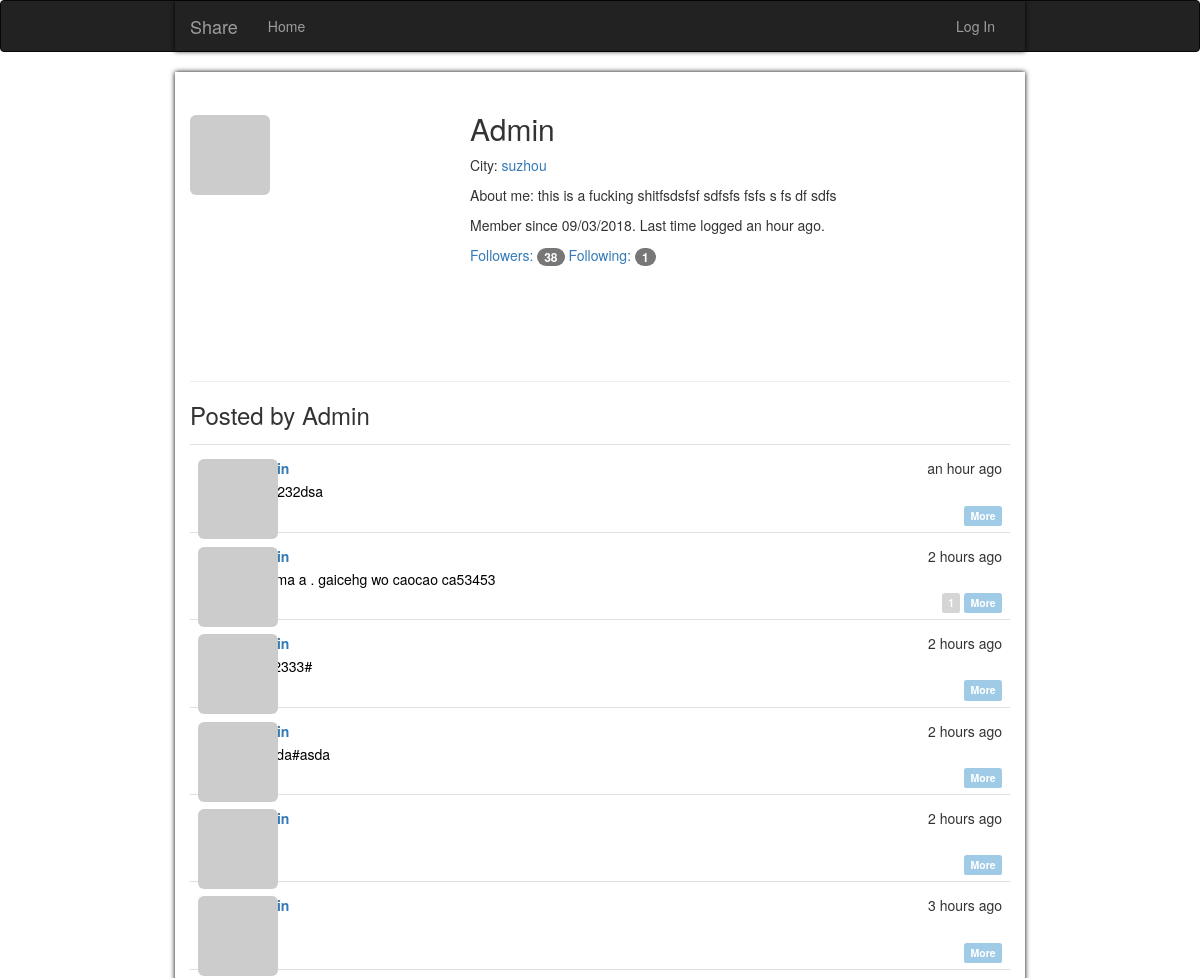
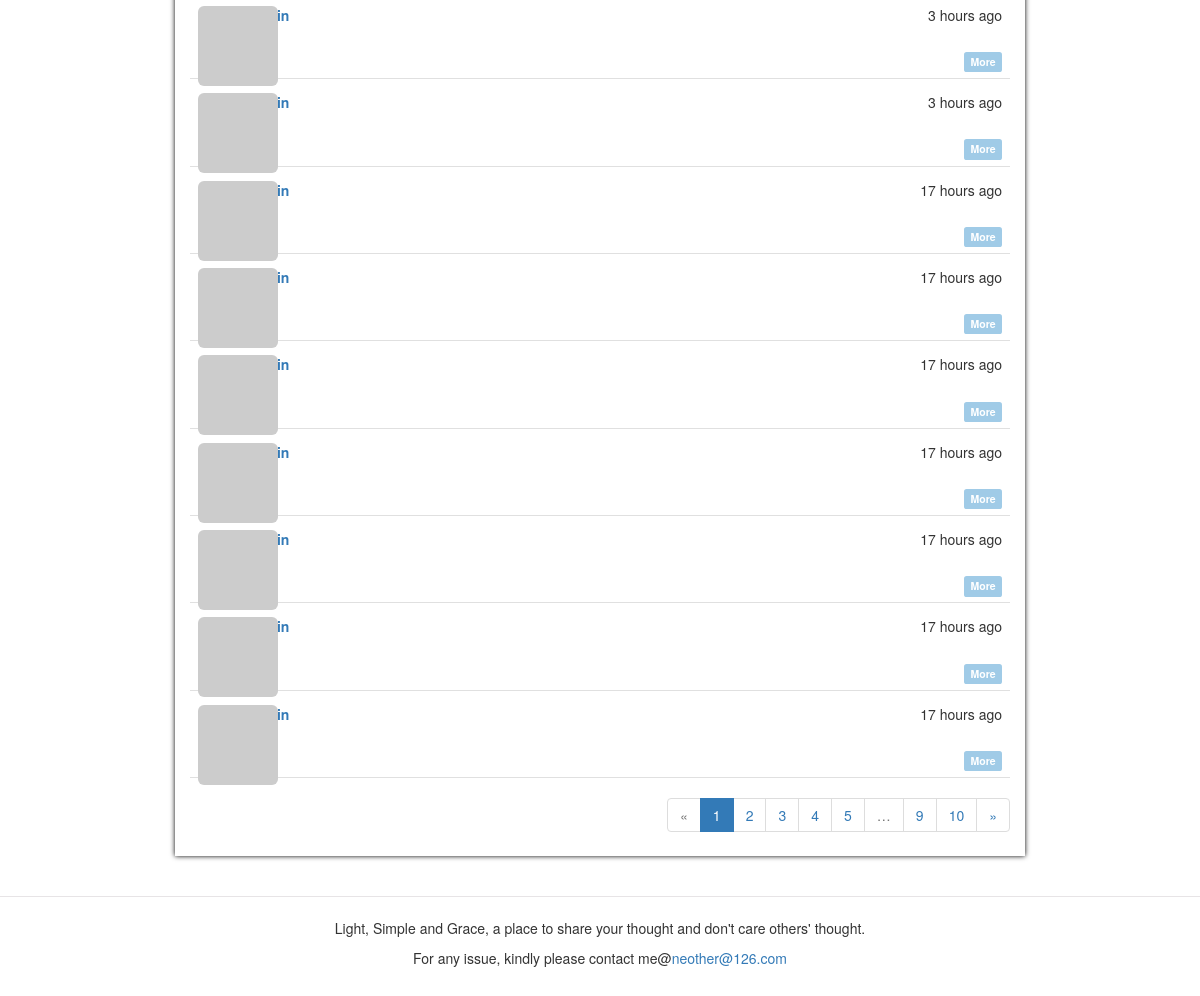
/user/Admin, run on the app's committed database (2 pictures, top to bottom).
### app/models.py (models this page shows, shortened)
class User(UserMixin, db.Model):
    __tablename__ = 'users'
    id = db.Column(db.Integer, primary_key=True)
    email = db.Column(db.String(64), unique=True, index=True)
    username = db.Column(db.String(64), unique=True, index=True)
    password_hash = db.Column(db.String(128))
    role_id = db.Column(db.Integer, db.ForeignKey('roles.id'))
    confirmed = db.Column(db.Boolean, default=False)
    showaboutme = db.Column(db.Boolean, default=False)
    location = db.Column(db.String(64))
    about_me = db.Column(db.Text())
    member_since = db.Column(db.DateTime(), default=datetime.utcnow)
    last_seen = db.Column(db.DateTime(), default=datetime.utcnow)
    avatar_hash = db.Column(db.String(32))
    posts = db.relationship('Post', backref='author',
                            lazy='dynamic', cascade='all, delete-orphan')
    comments = db.relationship('Comment', backref='author', lazy='dynamic')
    followed = db.relationship('Follow', foreign_keys=[Follow.follower_id], backref=db.backref(
        'follower', lazy='joined'), lazy='dynamic', cascade='all, delete-orphan')
    followers = db.relationship('Follow', foreign_keys=[Follow.followed_id], backref=db.backref(
        'followed', lazy='joined'), lazy='dynamic', cascade='all, delete-orphan')
    @property
    def password(self):
        raise AttributeError('password is not a readable attribute')
    def gravatar_hash(self):
        return hashlib.md5(self.email.lower().encode('utf-8')).hexdigest()
    def gravatar(self, size=100, default='identicon', rating='g'):
        url = 'https://secure.gravatar.com/avatar'
        hash = self.avatar_hash or self.gravatar_hash()
        return '{url}/{hash}?s={size}&d={default}&r={rating}'.format(
            url=url, hash=hash, size=size, default=default, rating=rating)

class Post(db.Model):
    __tablename__ = 'posts'
    id = db.Column(db.Integer, primary_key=True)
    body = db.Column(db.Text)
    timestamp = db.Column(db.DateTime, index=True, default=datetime.utcnow)
    author_id = db.Column(db.Integer, db.ForeignKey('users.id'))
    body_html = db.Column(db.Text)
    comments = db.relationship('Comment', backref='post', lazy='dynamic')
    Top = db.Column(db.Integer, default=0)

### app/main/views.py (the view)
@main.route('/user/<username>')
def user(username):
    user = User.query.filter_by(username=username).first_or_404()
    page = request.args.get('page', 1, type=int)
    pagination = user.posts.order_by(Post.timestamp.desc()).paginate(
        page, per_page=current_app.config['FLASKY_POSTS_PER_PAGE'],
        error_out=False)
    posts = pagination.items
    return render_template('user.html', user=user, posts=posts, pagination=pagination)

### app/auth/views.py (called while the page is built)
@auth.before_app_request
def before_request():
    if current_user.is_authenticated:
        current_user.ping()
        if not current_user.confirmed \
                and request.blueprint != 'auth' \
                and request.endpoint != 'static':
            return redirect(url_for('auth.unconfirmed'))

### app/main/__init__.py (called while the page is built)
@main.app_context_processor
def inject_permissions():
    return dict(Permission=Permission)

### app/models.py (called while the page is built)
    def can(self, permissions):
        return False

    def is_administrator(self):
        return False

### app/templates/user.html (shortened to what this page needs)
{% extends "base.html" %}
{% import "bootstrap/wtf.html" as wtf %}
{% import "_macros.html" as macros %}
{% block page_content %}
    <div class="page-header">
        <img class="img-rounded profile-thumbnail" src="{{ user.gravatar(size=230) }}">
        <div class="profile-header">
            <h2>{{ user.username }}</h2>
            {% if user.name or user.location %}
                <p>
                    {% if user.location %}
                        City: <a href="http://map.baidu.com/">{{ user.location }}</a><br>
                    {% endif %}
                </p>
            {% endif %}
            {% if user.about_me %}<p>About me: {{ user.about_me }}</p>{% endif %}
            <p>
                Member since {{ moment(user.member_since).format('L') }}.
                Last time logged {{ moment(user.last_seen).fromNow() }}.
            </p>
            <a href="{{ url_for('.followers', username=user.username) }}">
                Followers: <span class="badge">{{ user.followers.count() }}</span>
            </a>
            <a href="{{ url_for('.followed_by', username=user.username) }}">
                Following: <span class="badge">{{ user.followed.count() }}</span>
            </a>
        </div>
    </div>
    <h3>Posted by {{ user.username }}</h3>
    {% include '_topic.html' %}
    <div class="pagination">
        {{ macros.pagination_widget(pagination, '.user',username=user.username) }}
    </div>
{% endblock %}

### app/templates/_topic.html (shortened to what this page needs)
<ul class="posts">
    {% for post in posts %}
        <li class="post">
            <div class="profile-thumbnail">
                <a href="{{ url_for('.user',username=post.author.username)}}">
                    <img class="img-rounded profile-thumbnail"
                    src="{{ post.author.gravatar(size=40) }}">
                </a>
            </div>
            <div class="post-content">
                <div class="post-date">{{ moment(post.timestamp).fromNow() }}</div>
                <div class="post-author">
                    <a href="{{ url_for('.user',username=post.author.username)}}">
                    </a>
                </div>
                <div class="post-body">
                    <a style="color:black" href="{{ url_for('.post', id=post.id) }}">
                        {{ post.body_html | striptags}}
                </div>
                <div class="post-footer">
                     {% if post.comments.count() != 0 %}
                            <a href="{{ url_for('.post', id=post.id) }}#comments">
                                <span class="label label-default">{{post.comments.count()}}</span></a>
                                {% endif %}
                            <a href="{{ url_for('.post', id=post.id) }}">
                                    <span class="label label-info">More</span></a>
                                </div>
                            </div>
                        </li>
                    {% endfor %}
                </ul>

### app/static/styles.css (style rules this page uses)
.profile-thumbnail { margin-top: 3px; position: absolute; }
.profile-header { min-height: 260px; margin-left: 280px; }
ul.posts { list-style-type: none; padding: 0px; margin: 16px 0px 0px 0px; border-top: 1px solid #e0e0e0; }
ul.posts li.post { padding: 8px; border-bottom: 1px solid #e0e0e0; }
div.post-date { float: right; }
div.post-author { font-weight: bold; }
div.post-content { margin-top: 5px; margin-left: 48px; min-height: 48px; }
div.post-footer { text-align: right; }
div.pagination { width: 100%; text-align: right; padding: 0px; margin: 0px; }
.post-body { margin-top: 3px; text-align: left; height:1.6em; overflow: hidden; text-overflow: ellipsis; display: -webkit-box; -webkit-line-clamp: 1; -webkit-box-orient: vertical; }
.label-default { background-color: #D5D5D5; }
.label-info { background-color: #A0CBE7; }

### data on the page
User: username "Admin", location "suzhou", about_me "this is a fucking shitfsdsfsf sdfsfs fsfs s fs df sdfs", member_since "09/03/2018", last_seen "an hour ago"
Post: timestamp "an hour ago", body_html "3323232dsa"
Post: timestamp "2 hours ago", body_html "gainima a . gaicehg wo caocao ca53453", comments.count "1"
Post: timestamp "2 hours ago", body_html "32 32333#"
Post: timestamp "2 hours ago", body_html "asdada#asda"
Post: timestamp "2 hours ago"
Post: timestamp "3 hours ago"
Post: timestamp "3 hours ago"
Post: timestamp "3 hours ago"
Post: timestamp "17 hours ago"
Post: timestamp "17 hours ago"
Post: timestamp "17 hours ago"
Post: timestamp "17 hours ago"
Post: timestamp "17 hours ago"
Post: timestamp "17 hours ago"
Post: timestamp "17 hours ago"

### other printed values
{{ user.followers.count() }} "38"
{{ user.followed.count() }} "1"
{{ p }} "1"
{{ p }} "2" "3" "4" "5" "9" "10"
